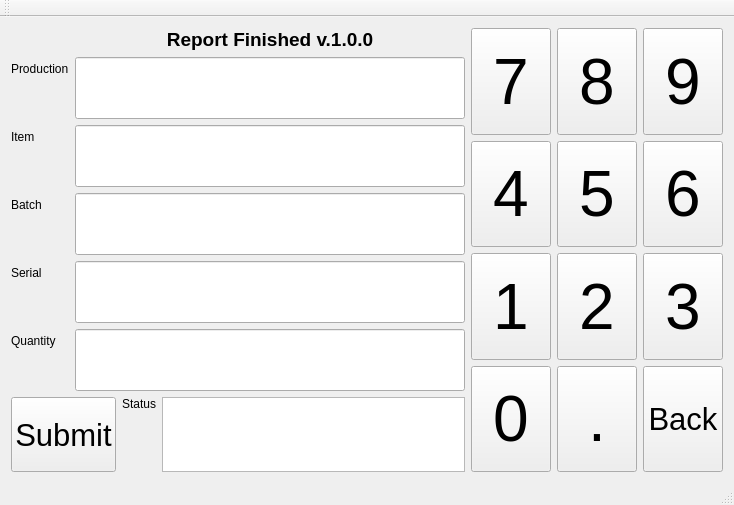
<?xml version="1.0" encoding="UTF-8"?>
<ui version="4.0">
 <class>MainWindow</class>
 <widget class="QMainWindow" name="MainWindow">
  <property name="geometry">
   <rect>
    <x>0</x>
    <y>0</y>
    <width>734</width>
    <height>505</height>
   </rect>
  </property>
  <property name="windowTitle">
   <string>MainWindow</string>
  </property>
  <widget class="QWidget" name="centralWidget">
   <layout class="QVBoxLayout" name="verticalLayout_2">
    <item>
     <layout class="QHBoxLayout" name="horizontalLayout_2">
      <item>
       <layout class="QVBoxLayout" name="verticalLayout">
        <item>
         <layout class="QFormLayout" name="formLayout">
          <property name="fieldGrowthPolicy">
           <enum>QFormLayout::AllNonFixedFieldsGrow</enum>
          </property>
          <item row="1" column="0">
           <widget class="QLabel" name="labelProduction">
            <property name="text">
             <string>Production</string>
            </property>
            <property name="buddy">
             <cstring>lineEditProduction</cstring>
            </property>
           </widget>
          </item>
          <item row="1" column="1">
           <widget class="QLineEdit" name="lineEditProduction">
            <property name="sizePolicy">
             <sizepolicy hsizetype="Expanding" vsizetype="Expanding">
              <horstretch>0</horstretch>
              <verstretch>0</verstretch>
             </sizepolicy>
            </property>
            <property name="font">
             <font>
              <pointsize>24</pointsize>
             </font>
            </property>
            <property name="maxLength">
             <number>20</number>
            </property>
            <property name="clearButtonEnabled">
             <bool>true</bool>
            </property>
           </widget>
          </item>
          <item row="2" column="0">
           <widget class="QLabel" name="labelItem">
            <property name="text">
             <string>Item</string>
            </property>
            <property name="buddy">
             <cstring>lineEditItem</cstring>
            </property>
           </widget>
          </item>
          <item row="2" column="1">
           <widget class="QLineEdit" name="lineEditItem">
            <property name="sizePolicy">
             <sizepolicy hsizetype="Expanding" vsizetype="Expanding">
              <horstretch>0</horstretch>
              <verstretch>0</verstretch>
             </sizepolicy>
            </property>
            <property name="font">
             <font>
              <pointsize>24</pointsize>
             </font>
            </property>
            <property name="maxLength">
             <number>25</number>
            </property>
            <property name="clearButtonEnabled">
             <bool>true</bool>
            </property>
           </widget>
          </item>
          <item row="3" column="0">
           <widget class="QLabel" name="labelBatch">
            <property name="text">
             <string>Batch</string>
            </property>
            <property name="buddy">
             <cstring>lineEditBatch</cstring>
            </property>
           </widget>
          </item>
          <item row="3" column="1">
           <widget class="QLineEdit" name="lineEditBatch">
            <property name="sizePolicy">
             <sizepolicy hsizetype="Expanding" vsizetype="Expanding">
              <horstretch>0</horstretch>
              <verstretch>0</verstretch>
             </sizepolicy>
            </property>
            <property name="font">
             <font>
              <pointsize>24</pointsize>
             </font>
            </property>
            <property name="maxLength">
             <number>20</number>
            </property>
            <property name="clearButtonEnabled">
             <bool>true</bool>
            </property>
           </widget>
          </item>
          <item row="4" column="0">
           <widget class="QLabel" name="labelSerial">
            <property name="text">
             <string>Serial</string>
            </property>
            <property name="buddy">
             <cstring>lineEditSerial</cstring>
            </property>
           </widget>
          </item>
          <item row="4" column="1">
           <widget class="QLineEdit" name="lineEditSerial">
            <property name="sizePolicy">
             <sizepolicy hsizetype="Expanding" vsizetype="Expanding">
              <horstretch>0</horstretch>
              <verstretch>0</verstretch>
             </sizepolicy>
            </property>
            <property name="font">
             <font>
              <pointsize>24</pointsize>
             </font>
            </property>
            <property name="maxLength">
             <number>20</number>
            </property>
            <property name="clearButtonEnabled">
             <bool>true</bool>
            </property>
           </widget>
          </item>
          <item row="5" column="0">
           <widget class="QLabel" name="labelQuantity">
            <property name="text">
             <string>Quantity</string>
            </property>
            <property name="buddy">
             <cstring>lineEditQuantity</cstring>
            </property>
           </widget>
          </item>
          <item row="5" column="1">
           <widget class="QLineEdit" name="lineEditQuantity">
            <property name="sizePolicy">
             <sizepolicy hsizetype="Expanding" vsizetype="Expanding">
              <horstretch>0</horstretch>
              <verstretch>0</verstretch>
             </sizepolicy>
            </property>
            <property name="font">
             <font>
              <pointsize>24</pointsize>
             </font>
            </property>
            <property name="maxLength">
             <number>20</number>
            </property>
           </widget>
          </item>
          <item row="0" column="1">
           <widget class="QLabel" name="label">
            <property name="font">
             <font>
              <pointsize>14</pointsize>
              <weight>75</weight>
              <bold>true</bold>
             </font>
            </property>
            <property name="text">
             <string>Report Finished v.1.0.0</string>
            </property>
            <property name="alignment">
             <set>Qt::AlignCenter</set>
            </property>
           </widget>
          </item>
         </layout>
        </item>
        <item>
         <layout class="QHBoxLayout" name="horizontalLayout">
          <item>
           <widget class="QPushButton" name="pushButtonSubmit">
            <property name="sizePolicy">
             <sizepolicy hsizetype="Minimum" vsizetype="Minimum">
              <horstretch>0</horstretch>
              <verstretch>0</verstretch>
             </sizepolicy>
            </property>
            <property name="font">
             <font>
              <pointsize>23</pointsize>
             </font>
            </property>
            <property name="focusPolicy">
             <enum>Qt::NoFocus</enum>
            </property>
            <property name="text">
             <string>Submit</string>
            </property>
           </widget>
          </item>
          <item>
           <widget class="QLabel" name="labelResponse">
            <property name="text">
             <string>Status</string>
            </property>
            <property name="alignment">
             <set>Qt::AlignLeading|Qt::AlignLeft|Qt::AlignTop</set>
            </property>
            <property name="buddy">
             <cstring>textEditResponse</cstring>
            </property>
           </widget>
          </item>
          <item>
           <widget class="QTextEdit" name="textEditResponse">
            <property name="sizePolicy">
             <sizepolicy hsizetype="Expanding" vsizetype="Minimum">
              <horstretch>0</horstretch>
              <verstretch>0</verstretch>
             </sizepolicy>
            </property>
            <property name="maximumSize">
             <size>
              <width>16777215</width>
              <height>75</height>
             </size>
            </property>
            <property name="focusPolicy">
             <enum>Qt::NoFocus</enum>
            </property>
            <property name="readOnly">
             <bool>true</bool>
            </property>
           </widget>
          </item>
         </layout>
        </item>
       </layout>
      </item>
      <item>
       <layout class="QGridLayout" name="gridLayout">
        <item row="0" column="0">
         <widget class="QPushButton" name="pushButtonKey7">
          <property name="sizePolicy">
           <sizepolicy hsizetype="Minimum" vsizetype="Minimum">
            <horstretch>0</horstretch>
            <verstretch>0</verstretch>
           </sizepolicy>
          </property>
          <property name="font">
           <font>
            <pointsize>48</pointsize>
           </font>
          </property>
          <property name="focusPolicy">
           <enum>Qt::NoFocus</enum>
          </property>
          <property name="text">
           <string>7</string>
          </property>
         </widget>
        </item>
        <item row="0" column="1">
         <widget class="QPushButton" name="pushButtonKey8">
          <property name="sizePolicy">
           <sizepolicy hsizetype="Minimum" vsizetype="Minimum">
            <horstretch>0</horstretch>
            <verstretch>0</verstretch>
           </sizepolicy>
          </property>
          <property name="font">
           <font>
            <pointsize>48</pointsize>
           </font>
          </property>
          <property name="focusPolicy">
           <enum>Qt::NoFocus</enum>
          </property>
          <property name="text">
           <string>8</string>
          </property>
         </widget>
        </item>
        <item row="0" column="2">
         <widget class="QPushButton" name="pushButtonKey9">
          <property name="sizePolicy">
           <sizepolicy hsizetype="Minimum" vsizetype="Minimum">
            <horstretch>0</horstretch>
            <verstretch>0</verstretch>
           </sizepolicy>
          </property>
          <property name="font">
           <font>
            <pointsize>48</pointsize>
           </font>
          </property>
          <property name="focusPolicy">
           <enum>Qt::NoFocus</enum>
          </property>
          <property name="text">
           <string>9</string>
          </property>
         </widget>
        </item>
        <item row="1" column="0">
         <widget class="QPushButton" name="pushButtonKey4">
          <property name="sizePolicy">
           <sizepolicy hsizetype="Minimum" vsizetype="Minimum">
            <horstretch>0</horstretch>
            <verstretch>0</verstretch>
           </sizepolicy>
          </property>
          <property name="font">
           <font>
            <pointsize>48</pointsize>
           </font>
          </property>
          <property name="focusPolicy">
           <enum>Qt::NoFocus</enum>
          </property>
          <property name="text">
           <string>4</string>
          </property>
         </widget>
        </item>
        <item row="1" column="1">
         <widget class="QPushButton" name="pushButtonKey5">
          <property name="sizePolicy">
           <sizepolicy hsizetype="Minimum" vsizetype="Minimum">
            <horstretch>0</horstretch>
            <verstretch>0</verstretch>
           </sizepolicy>
          </property>
          <property name="font">
           <font>
            <pointsize>48</pointsize>
           </font>
          </property>
          <property name="focusPolicy">
           <enum>Qt::NoFocus</enum>
          </property>
          <property name="text">
           <string>5</string>
          </property>
         </widget>
        </item>
        <item row="2" column="0">
         <widget class="QPushButton" name="pushButtonKey1">
          <property name="sizePolicy">
           <sizepolicy hsizetype="Minimum" vsizetype="Minimum">
            <horstretch>0</horstretch>
            <verstretch>0</verstretch>
           </sizepolicy>
          </property>
          <property name="font">
           <font>
            <pointsize>48</pointsize>
           </font>
          </property>
          <property name="focusPolicy">
           <enum>Qt::NoFocus</enum>
          </property>
          <property name="text">
           <string>1</string>
          </property>
         </widget>
        </item>
        <item row="2" column="1">
         <widget class="QPushButton" name="pushButtonKey2">
          <property name="sizePolicy">
           <sizepolicy hsizetype="Minimum" vsizetype="Minimum">
            <horstretch>0</horstretch>
            <verstretch>0</verstretch>
           </sizepolicy>
          </property>
          <property name="font">
           <font>
            <pointsize>48</pointsize>
           </font>
          </property>
          <property name="focusPolicy">
           <enum>Qt::NoFocus</enum>
          </property>
          <property name="text">
           <string>2</string>
          </property>
         </widget>
        </item>
        <item row="2" column="2">
         <widget class="QPushButton" name="pushButtonKey3">
          <property name="sizePolicy">
           <sizepolicy hsizetype="Minimum" vsizetype="Minimum">
            <horstretch>0</horstretch>
            <verstretch>0</verstretch>
           </sizepolicy>
          </property>
          <property name="font">
           <font>
            <pointsize>48</pointsize>
           </font>
          </property>
          <property name="focusPolicy">
           <enum>Qt::NoFocus</enum>
          </property>
          <property name="text">
           <string>3</string>
          </property>
         </widget>
        </item>
        <item row="3" column="2">
         <widget class="QPushButton" name="pushButtonKeyClear">
          <property name="sizePolicy">
           <sizepolicy hsizetype="Minimum" vsizetype="Minimum">
            <horstretch>0</horstretch>
            <verstretch>0</verstretch>
           </sizepolicy>
          </property>
          <property name="font">
           <font>
            <pointsize>23</pointsize>
           </font>
          </property>
          <property name="focusPolicy">
           <enum>Qt::NoFocus</enum>
          </property>
          <property name="text">
           <string>Back</string>
          </property>
         </widget>
        </item>
        <item row="3" column="0">
         <widget class="QPushButton" name="pushButtonKey0">
          <property name="sizePolicy">
           <sizepolicy hsizetype="Minimum" vsizetype="Minimum">
            <horstretch>0</horstretch>
            <verstretch>0</verstretch>
           </sizepolicy>
          </property>
          <property name="font">
           <font>
            <pointsize>48</pointsize>
           </font>
          </property>
          <property name="focusPolicy">
           <enum>Qt::NoFocus</enum>
          </property>
          <property name="text">
           <string>0</string>
          </property>
         </widget>
        </item>
        <item row="3" column="1">
         <widget class="QPushButton" name="pushButtonDot">
          <property name="sizePolicy">
           <sizepolicy hsizetype="Minimum" vsizetype="Minimum">
            <horstretch>0</horstretch>
            <verstretch>0</verstretch>
           </sizepolicy>
          </property>
          <property name="font">
           <font>
            <pointsize>48</pointsize>
           </font>
          </property>
          <property name="focusPolicy">
           <enum>Qt::NoFocus</enum>
          </property>
          <property name="text">
           <string>.</string>
          </property>
         </widget>
        </item>
        <item row="1" column="2">
         <widget class="QPushButton" name="pushButtonKey6">
          <property name="sizePolicy">
           <sizepolicy hsizetype="Minimum" vsizetype="Minimum">
            <horstretch>0</horstretch>
            <verstretch>0</verstretch>
           </sizepolicy>
          </property>
          <property name="font">
           <font>
            <pointsize>48</pointsize>
           </font>
          </property>
          <property name="focusPolicy">
           <enum>Qt::NoFocus</enum>
          </property>
          <property name="text">
           <string>6</string>
          </property>
         </widget>
        </item>
       </layout>
      </item>
     </layout>
    </item>
   </layout>
  </widget>
  <widget class="QMenuBar" name="menuBar">
   <property name="geometry">
    <rect>
     <x>0</x>
     <y>0</y>
     <width>734</width>
     <height>27</height>
    </rect>
   </property>
  </widget>
  <widget class="QToolBar" name="mainToolBar">
   <attribute name="toolBarArea">
    <enum>TopToolBarArea</enum>
   </attribute>
   <attribute name="toolBarBreak">
    <bool>false</bool>
   </attribute>
  </widget>
  <widget class="QStatusBar" name="statusBar"/>
 </widget>
 <layoutdefault spacing="6" margin="11"/>
 <resources/>
 <connections/>
</ui>
